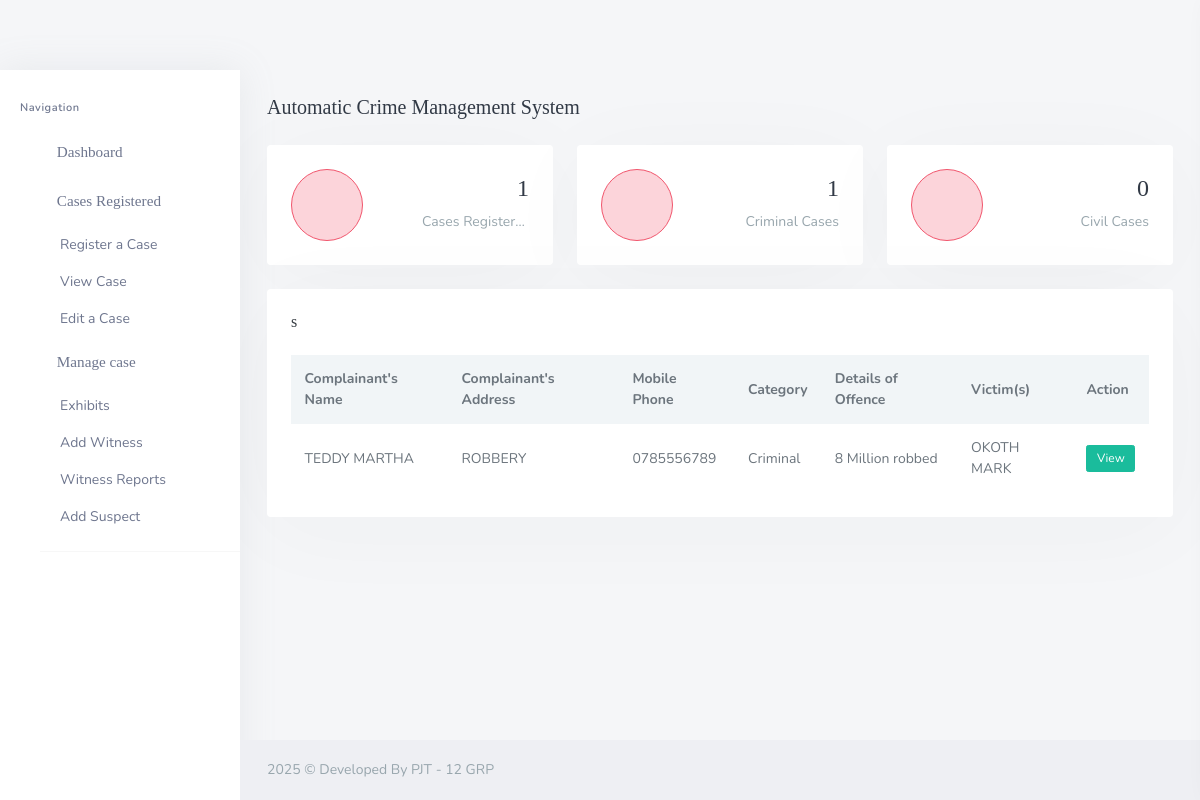
Screenshot of /backend/staff/his_staff_dashboard.php with the database file from the repository.
### tables this page shows
CREATE TABLE `his_cases` (
  `compt_id` int(20) NOT NULL,
  `compt_fname` varchar(200) DEFAULT NULL,
  `compt_lname` varchar(200) DEFAULT NULL,
  `date_occur` varchar(200) DEFAULT NULL,
  `victim` varchar(200) DEFAULT NULL,
  `sd_ref` varchar(200) DEFAULT NULL,
  `compt_addr` varchar(200) DEFAULT NULL,
  `compt_phone` varchar(200) DEFAULT NULL,
  `compt_type` varchar(200) DEFAULT NULL,
  `compt_date_joined` timestamp(6) NOT NULL DEFAULT current_timestamp(6) ON UPDATE current_timestamp(6),
  `offence_details` varchar(200) DEFAULT NULL,
  `compt_discharge_status` varchar(200) DEFAULT NULL
);

### backend/staff/his_staff_dashboard.php (the view, shortened to what this page needs)
<?php
  include('assets/inc/config.php');
?>
<!DOCTYPE html>
<html lang="en">
    <?php include("assets/inc/head.php");?>
    <body>
        <div id="wrapper">
            <?php include('assets/inc/sidebar.php');?>
            <div class="content-page">
                <div class="content">
                    <div class="container-fluid">
                        <div class="row">
                            <div class="col-12">
                                <div class="page-title-box">
                                    <h4 class="page-title">Automatic Crime Management System</h4>
                                </div>
                            </div>
                        </div>
                        <div class="row">
                            <div class="col-md-6 col-xl-4">
                                <div class="widget-rounded-circle card-box">
                                    <div class="row">
                                        <div class="col-6">
                                            <div class="avatar-lg rounded-circle bg-soft-danger border-danger border">
                                                <i class="mdi mdi-checkbook  font-22 avatar-title text-danger"></i>
                                            </div>
                                        </div>
                                        <div class="col-6">
                                            <div class="text-right">
                                                <?php
                                                    $result ="SELECT count(*) FROM his_cases  ";
                                                    $stmt = $mysqli->prepare($result);
                                                    $stmt->execute();
                                                    $stmt->bind_result($Complainant);
                                                ?>
                                                <h3 class="text-dark mt-1"><span data-plugin="counterup"><?php echo $Complainant;?></span></h3>
                                                <p class="text-muted mb-1 text-truncate">Cases Registered</p>
                                            </div>
                                        </div>
                                    </div>
                                </div>
                            </div>
                            <div class="col-md-6 col-xl-4">
                                <div class="widget-rounded-circle card-box">
                                    <div class="row">
                                        <div class="col-6">
                                            <div class="avatar-lg rounded-circle bg-soft-danger border-danger border">
                                                <i class="mdi mdi-pistol font-22 avatar-title text-danger"></i>
                                            </div>
                                        </div>
                                        <div class="col-6">
                                            <div class="text-right">
                                                <?php
                                                    $result ="SELECT count(*) FROM his_cases WHERE compt_type = 'Criminal'";
                                                    $stmt = $mysqli->prepare($result);
                                                    $stmt->execute();
                                                    $stmt->bind_result($assets);
                                                ?>
                                                <h3 class="text-dark mt-1"><span data-plugin="counterup"><?php echo $assets;?></span></h3>
                                                <p class="text-muted mb-1 text-truncate">Criminal Cases</p>
                                            </div>
                                        </div>
                                    </div>
                                </div>
                            </div>
                            <div class="col-md-6 col-xl-4">
                                <div class="widget-rounded-circle card-box">
                                    <div class="row">
                                        <div class="col-6">
                                            <div class="avatar-lg rounded-circle bg-soft-danger border-danger border">
                                                <i class="mdi mdi-motorbike font-22 avatar-title text-danger"></i>
                                            </div>
                                        </div>
                                        <div class="col-6">
                                            <div class="text-right">
                                                <?php
                                                    $result ="SELECT count(*) FROM his_Cases WHERE compt_type = 'Civil'";
                                                    $stmt = $mysqli->prepare($result);
                                                    $stmt->execute();
                                                    $stmt->bind_result($amr);
                                                ?>
                                                <h3 class="text-dark mt-1"><span data-plugin="counterup"><?php echo $amr;?></span></h3>
                                                <p class="text-muted mb-1 text-truncate">Civil Cases</p>
                                            </div>
                                        </div>
                                    </div>
                                </div>
                            </div>
                        </div>
                        <div class="row">
                            <div class="col-xl-12">
                                <div class="card-box">
                                    <h4 class="header-title mb-3">s</h4>
                                    <div class="table-responsive">
                                        <table class="table table-borderless table-hover table-centered m-0">
                                            <thead class="thead-light">
                                                <tr>
                                                    <th>Complainant's Name</th>
                                                    <th>Complainant's Address</th>
                                                    <th>Mobile Phone</th>
                                                    <th> Category</th>
                                                    <th>Details of Offence</th>
                                                    <th>Victim(s)</th>
                                                    <th>Action</th>
                                                </tr>
                                            </thead>
                                            <?php
                                                $ret="SELECT * FROM his_cases ORDER BY RAND() LIMIT 100 ";
                                                $stmt= $mysqli->prepare($ret) ;
                                                $stmt->execute() ;
                                                $res=$stmt->get_result();
                                                while($row=$res->fetch_object())
                                                {
                                            ?>
                                            <tbody>
                                                <tr>
                                                    <td>
                                                        <?php echo $row->compt_fname;?> <?php echo $row->compt_lname;?>
                                                    </td>
                                                    <td>
                                                        <?php echo $row->compt_addr;?>
                                                    </td>
                                                    <td>
                                                        <?php echo $row->compt_phone;?>
                                                    </td>
                                                    <td>
                                                        <?php echo $row->compt_type;?>
                                                    </td>
                                                    <td>
                                                        <?php echo $row->offence_details;?>
                                                    </td>
                                                    <td>
                                                        <?php echo $row->victim;?>
                                                    </td>
                                                    <td>
                                                        <a href="his_staff_view_single_case.php?compt_id=<?php echo $row->compt_id;?>&&sd_ref=<?php echo $row->sd_ref;?>&&compt_name=<?php echo $row->compt_fname;?>_<?php echo $row->compt_lname;?>" class="btn btn-xs btn-success"><i class="mdi mdi-eye"></i> View</a>
                                                    </td>
                                                </tr>
                                            </tbody>
                                            <?php }?>
                                        </table>
                                    </div>
                                </div>
                            </div>
                        </div>
                    </div>
                </div>
                <?php include('assets/inc/footer.php');?>
            </div>
        </div>
    </body>
</html>

### rows the page displays
his_cases: compt_fname "TEDDY", compt_lname "MARTHA", compt_addr "ROBBERY", compt_phone "0785556789", compt_type "Criminal", offence_details "8 Million robbed", victim "OKOTH MARK"

### other values shown
$Complainant "1"
$assets "1"
$amr "0"
date ('Y') "2025"
